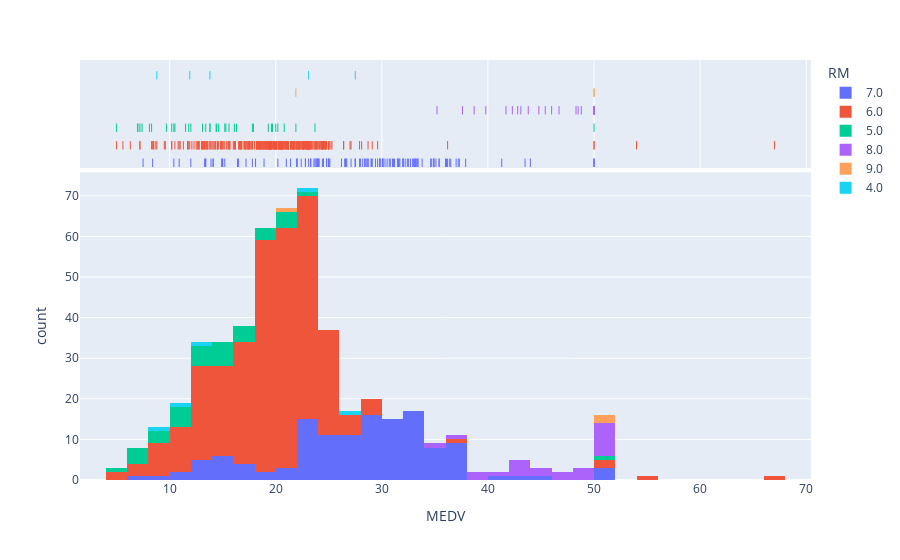

Notebook cell for this chart:
### Markdown cell above
#### below graph shows that in average the more house is expensive, the more rooms it has

### Code cell
px.histogram(data[["MEDV", "RM"]], x="MEDV", color="RM", marginal="rug")

### Figure 1 — Plotly figure (JSON) as saved in the notebook; plotly's stock layout.template omitted (floating-point values rounded to 4 significant figures; data arrays with more than 128 entries replaced by an {"elided": "..."} marker saying what was removed)
{"data": [{"alignmentgroup": "True", "bingroup": "x", "hovertemplate": "RM=7.0<br>MEDV=%{x}<br>count=%{y}<extra></extra>", "legendgroup": "7.0", "marker": {"color": "#636efa", "pattern": {"shape": ""}}, "name": "7.0", "offsetgroup": "7.0", "orientation": "v", "showlegend": true, "type": "histogram", "x": {"elided": "132 float values"}, "xaxis": "x", "yaxis": "y"}, {"alignmentgroup": "True", "boxpoints": "all", "fillcolor": "rgba(255,255,255,0)", "hoveron": "points", "hovertemplate": "RM=7.0<br>MEDV=%{x}<extra></extra>", "jitter": 0, "legendgroup": "7.0", "line": {"color": "rgba(255,255,255,0)"}, "marker": {"color": "#636efa", "symbol": "line-ns-open"}, "name": "7.0", "offsetgroup": "7.0", "showlegend": false, "type": "box", "x": {"elided": "132 float values"}, "xaxis": "x2", "yaxis": "y2"}, {"alignmentgroup": "True", "bingroup": "x", "hovertemplate": "RM=6.0<br>MEDV=%{x}<br>count=%{y}<extra></extra>", "legendgroup": "6.0", "marker": {"color": "#EF553B", "pattern": {"shape": ""}}, "name": "6.0", "offsetgroup": "6.0", "orientation": "v", "showlegend": true, "type": "histogram", "x": {"elided": "310 float values"}, "xaxis": "x", "yaxis": "y"}, {"alignmentgroup": "True", "boxpoints": "all", "fillcolor": "rgba(255,255,255,0)", "hoveron": "points", "hovertemplate": "RM=6.0<br>MEDV=%{x}<extra></extra>", "jitter": 0, "legendgroup": "6.0", "line": {"color": "rgba(255,255,255,0)"}, "marker": {"color": "#EF553B", "symbol": "line-ns-open"}, "name": "6.0", "offsetgroup": "6.0", "showlegend": false, "type": "box", "x": {"elided": "310 float values"}, "xaxis": "x2", "yaxis": "y2"}, {"alignmentgroup": "True", "bingroup": "x", "hovertemplate": "RM=5.0<br>MEDV=%{x}<br>count=%{y}<extra></extra>", "legendgroup": "5.0", "marker": {"color": "#00cc96", "pattern": {"shape": ""}}, "name": "5.0", "offsetgroup": "5.0", "orientation": "v", "showlegend": true, "type": "histogram", "x": [20.2, 14.4, 14.4, 13.4, 15.6, 11.8, 14.6, 17.8, 19.6, 15.3, 13.1, 20, 19.3, 23.7, 16.1, 20.8, 21.9, 50, 13.8, 7.2, 10.5, 7.4, 10.2, 11.5, 9.7, 5, 8.3, 17.9, 16.3, 7, 10.4, 13.8, 12, 15.2, 7, 8.1, 19.7], "xaxis": "x", "yaxis": "y"}, {"alignmentgroup": "True", "boxpoints": "all", "fillcolor": "rgba(255,255,255,0)", "hoveron": "points", "hovertemplate": "RM=5.0<br>MEDV=%{x}<extra></extra>", "jitter": 0, "legendgroup": "5.0", "line": {"color": "rgba(255,255,255,0)"}, "marker": {"color": "#00cc96", "symbol": "line-ns-open"}, "name": "5.0", "offsetgroup": "5.0", "showlegend": false, "type": "box", "x": [20.2, 14.4, 14.4, 13.4, 15.6, 11.8, 14.6, 17.8, 19.6, 15.3, 13.1, 20, 19.3, 23.7, 16.1, 20.8, 21.9, 50, 13.8, 7.2, 10.5, 7.4, 10.2, 11.5, 9.7, 5, 8.3, 17.9, 16.3, 7, 10.4, 13.8, 12, 15.2, 7, 8.1, 19.7], "xaxis": "x2", "yaxis": "y2"}, {"alignmentgroup": "True", "bingroup": "x", "hovertemplate": "RM=8.0<br>MEDV=%{x}<br>count=%{y}<extra></extra>", "legendgroup": "8.0", "marker": {"color": "#ab63fa", "pattern": {"shape": ""}}, "name": "8.0", "offsetgroup": "8.0", "orientation": "v", "showlegend": true, "type": "histogram", "x": [38.7, 43.8, 50, 50, 50, 39.8, 50, 50, 42.3, 48.5, 50, 44.8, 37.6, 46.7, 41.7, 48.3, 42.8, 43.1, 48.8, 50, 35.2, 45.4, 46, 50], "xaxis": "x", "yaxis": "y"}, {"alignmentgroup": "True", "boxpoints": "all", "fillcolor": "rgba(255,255,255,0)", "hoveron": "points", "hovertemplate": "RM=8.0<br>MEDV=%{x}<extra></extra>", "jitter": 0, "legendgroup": "8.0", "line": {"color": "rgba(255,255,255,0)"}, "marker": {"color": "#ab63fa", "symbol": "line-ns-open"}, "name": "8.0", "offsetgroup": "8.0", "showlegend": false, "type": "box", "x": [38.7, 43.8, 50, 50, 50, 39.8, 50, 50, 42.3, 48.5, 50, 44.8, 37.6, 46.7, 41.7, 48.3, 42.8, 43.1, 48.8, 50, 35.2, 45.4, 46, 50], "xaxis": "x2", "yaxis": "y2"}, {"alignmentgroup": "True", "bingroup": "x", "hovertemplate": "RM=9.0<br>MEDV=%{x}<br>count=%{y}<extra></extra>", "legendgroup": "9.0", "marker": {"color": "#FFA15A", "pattern": {"shape": ""}}, "name": "9.0", "offsetgroup": "9.0", "orientation": "v", "showlegend": true, "type": "histogram", "x": [50, 50, 21.9], "xaxis": "x", "yaxis": "y"}, {"alignmentgroup": "True", "boxpoints": "all", "fillcolor": "rgba(255,255,255,0)", "hoveron": "points", "hovertemplate": "RM=9.0<br>MEDV=%{x}<extra></extra>", "jitter": 0, "legendgroup": "9.0", "line": {"color": "rgba(255,255,255,0)"}, "marker": {"color": "#FFA15A", "symbol": "line-ns-open"}, "name": "9.0", "offsetgroup": "9.0", "showlegend": false, "type": "box", "x": [50, 50, 21.9], "xaxis": "x2", "yaxis": "y2"}, {"alignmentgroup": "True", "bingroup": "x", "hovertemplate": "RM=4.0<br>MEDV=%{x}<br>count=%{y}<extra></extra>", "legendgroup": "4.0", "marker": {"color": "#19d3f3", "pattern": {"shape": ""}}, "name": "4.0", "offsetgroup": "4.0", "orientation": "v", "showlegend": true, "type": "histogram", "x": [27.5, 23.1, 13.8, 8.8, 11.9], "xaxis": "x", "yaxis": "y"}, {"alignmentgroup": "True", "boxpoints": "all", "fillcolor": "rgba(255,255,255,0)", "hoveron": "points", "hovertemplate": "RM=4.0<br>MEDV=%{x}<extra></extra>", "jitter": 0, "legendgroup": "4.0", "line": {"color": "rgba(255,255,255,0)"}, "marker": {"color": "#19d3f3", "symbol": "line-ns-open"}, "name": "4.0", "offsetgroup": "4.0", "showlegend": false, "type": "box", "x": [27.5, 23.1, 13.8, 8.8, 11.9], "xaxis": "x2", "yaxis": "y2"}], "layout": {"barmode": "relative", "legend": {"title": {"text": "RM"}, "tracegroupgap": 0}, "margin": {"t": 60}, "xaxis": {"anchor": "y", "domain": [0, 1], "title": {"text": "MEDV"}}, "xaxis2": {"anchor": "y2", "domain": [0, 1], "matches": "x", "showgrid": true, "showticklabels": false}, "yaxis": {"anchor": "x", "domain": [0, 0.7326], "title": {"text": "count"}}, "yaxis2": {"anchor": "x2", "domain": [0.7426, 1], "matches": "y2", "showgrid": false, "showline": false, "showticklabels": false, "ticks": ""}}}
